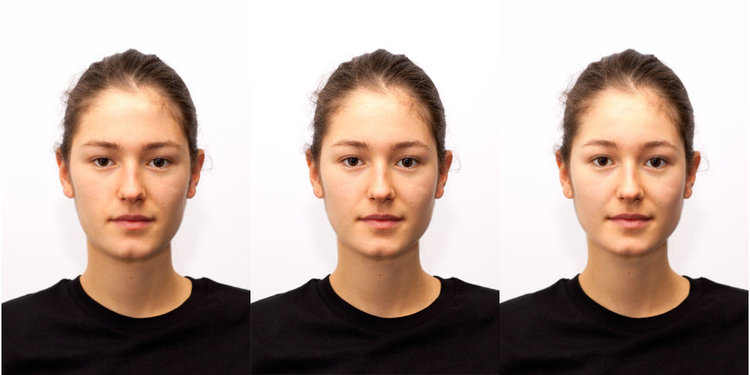
#> input picture Image Processing/img3.jpg, 750 x 375 px
$ python im5.py
#> lines starting #> are read from the running program, lines starting #| are printed output that depends on the picture; after the words box and inside, x2 and y2 are one past the last pixel; in counts of white or black regions, pixels touching at a corner belong together
import cv2
import sys

imagePath = "img3.jpg"

face_cascade = cv2.CascadeClassifier(
    cv2.data.haarcascades + "haarcascade_frontalface_default.xml")

image = cv2.imread(imagePath)
#> image is the input picture: shape (375, 750, 3); mean B, G, R 157.1, 165.7, 183.7
gray = cv2.cvtColor(image, cv2.COLOR_BGR2GRAY)
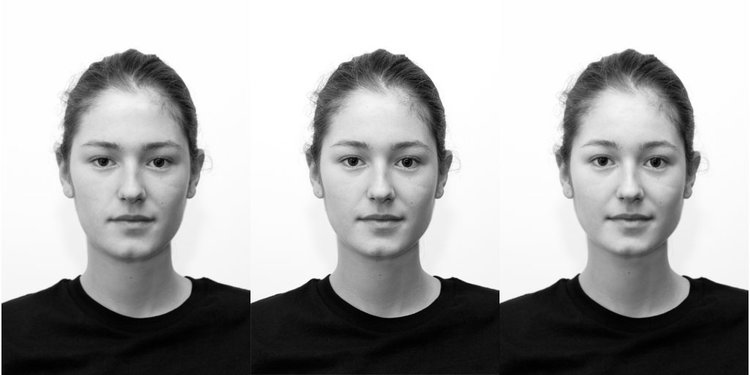
#> gray: shape (375, 750); min 0, max 255, mean 170.1

faces = face_cascade.detectMultiScale(
    gray, scaleFactor=1.2, minNeighbors=2, minSize=(30, 30))
#> faces = [[52, 97, 158, 158], [299, 96, 160, 160], [548, 97, 161, 161]]

print("Found {0} faces!".format(len(faces)))
#| Found 3 faces!

# Draw a rectangle around the faces
for (x, y, w, h) in faces:
    cv2.rectangle(image, (x, y), (x+w, y+h), (0, 255, 0), 2)
#> this loop made 3 passes
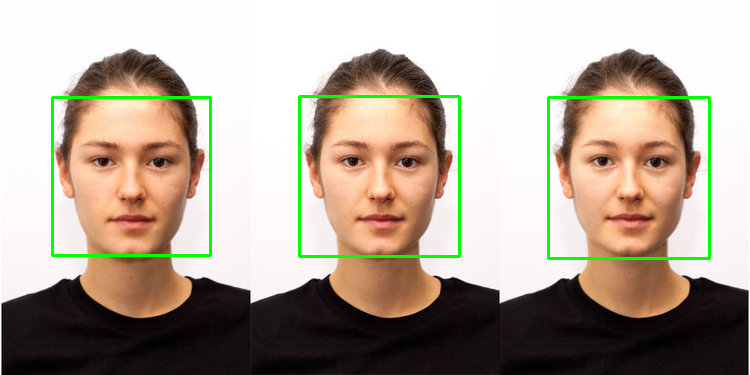
#> image: shape (375, 750, 3); 2.04% of pixels changed, all inside (x1, y1, x2, y2) = (51, 95, 711, 260)

cv2.imshow("Faces found", image)
cv2.waitKey(0)
